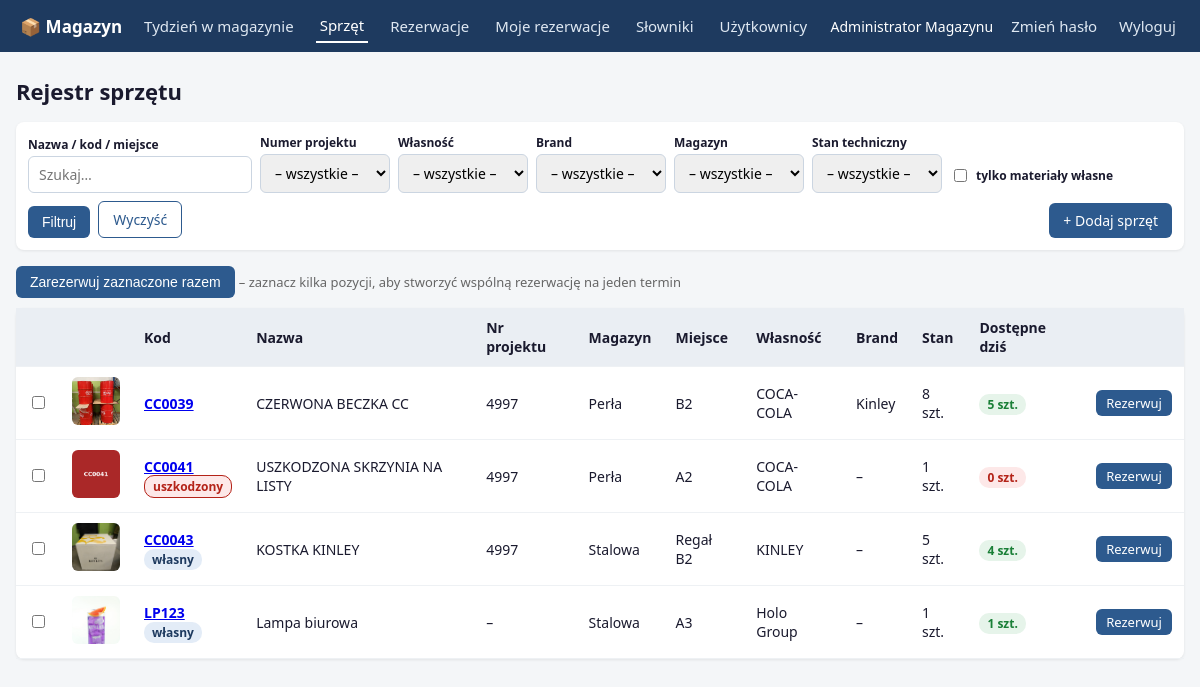
The page / (signed in) on the database its author committed.
### tables this page shows
CREATE TABLE equipment (
    id INTEGER PRIMARY KEY AUTOINCREMENT,
    code TEXT UNIQUE NOT NULL,                   -- kod w aplikacji
    project_number TEXT,                         -- numer projektu
    name TEXT NOT NULL,                          -- nazwa sprzętu
    dimensions TEXT,                             -- wymiary
    photo TEXT,                                  -- nazwa pliku zdjęcia
    location TEXT,                               -- miejsce w magazynie
    owner TEXT,                                  -- własność (np. klient)
    quantity INTEGER NOT NULL DEFAULT 1,         -- stan magazynowy (ilość sztuk)
    notes TEXT,
    created_at TEXT DEFAULT (datetime('now'))
, brand TEXT, packaging_photo TEXT, warehouse_id INTEGER REFERENCES warehouses(id), material_type TEXT NOT NULL DEFAULT 'klient', condition TEXT NOT NULL DEFAULT 'sprawny', condition_notes TEXT, storage_instructions TEXT);

CREATE TABLE warehouses (
    id INTEGER PRIMARY KEY AUTOINCREMENT,
    name TEXT UNIQUE NOT NULL,
    address TEXT,
    active INTEGER NOT NULL DEFAULT 1
);

### app.py (the view)
@app.route("/")
@login_required
def index():
    q = request.args.get("q", "").strip()
    f_project = request.args.get("project", "").strip()
    f_owner = request.args.get("owner", "").strip()
    f_brand = request.args.get("brand", "").strip()
    f_warehouse = request.args.get("warehouse", "").strip()
    f_own = request.args.get("own", "").strip()          # "1" = tylko materiały 00
    f_condition = request.args.get("condition", "").strip()
    con = get_db()
    sql = """SELECT e.*, w.name AS warehouse_name FROM equipment e
             LEFT JOIN warehouses w ON w.id=e.warehouse_id"""
    where, params = [], []
    if q:
        where.append("(e.code LIKE ? OR e.name LIKE ? OR e.location LIKE ?)")
        params += [f"%{q}%"] * 3
    if f_project:
        where.append("e.project_number = ?"); params.append(f_project)
    if f_owner:
        where.append("e.owner = ?"); params.append(f_owner)
    if f_brand:
        where.append("e.brand = ?"); params.append(f_brand)
    if f_warehouse.isdigit():
        where.append("e.warehouse_id = ?"); params.append(int(f_warehouse))
    if f_own == "1":
        where.append("e.material_type = 'wlasny'")
    if f_condition:
        where.append("e.condition = ?"); params.append(f_condition)
    if where:
        sql += " WHERE " + " AND ".join(where)
    items = con.execute(sql + " ORDER BY e.code", params).fetchall()
    projects = [r[0] for r in con.execute(
        "SELECT DISTINCT project_number FROM equipment WHERE IFNULL(project_number,'')!='' ORDER BY 1")]
    owners = [r[0] for r in con.execute(
        "SELECT DISTINCT owner FROM equipment WHERE IFNULL(owner,'')!='' ORDER BY 1")]
    brands = [r[0] for r in con.execute(
        "SELECT DISTINCT brand FROM equipment WHERE IFNULL(brand,'')!='' ORDER BY 1")]
    warehouses = active_warehouses(con)
    today = date.today().isoformat()
    availability = {
        it["id"]: it["quantity"] - reserved_qty(con, it["id"], today, today)
        for it in items
    }
    con.close()
    return render_template("index.html", items=items, availability=availability,
                           q=q, f_project=f_project, f_owner=f_owner, f_brand=f_brand,
                           f_warehouse=f_warehouse, f_own=f_own, f_condition=f_condition,
                           projects=projects, owners=owners, brands=brands,
                           warehouses=warehouses)

### app.py (called while the page is built)
def login_required(f):
    @wraps(f)
    def wrapper(*a, **kw):
        if "user_id" not in session:
            return redirect(url_for("login", next=request.path))
        return f(*a, **kw)
    return wrapper

def active_warehouses(con):
    return con.execute(
        "SELECT * FROM warehouses WHERE active=1 ORDER BY name").fetchall()

### db.py (called while the page is built)
def get_db():
    DB_PATH.parent.mkdir(parents=True, exist_ok=True)
    con = sqlite3.connect(DB_PATH)
    con.row_factory = sqlite3.Row
    con.execute("PRAGMA foreign_keys = ON")
    return con

def reserved_qty(con, equipment_id, date_from, date_to, exclude_id=None):
    q = """SELECT COALESCE(SUM(quantity),0) s FROM reservations
           WHERE equipment_id=? AND (
             (status='rezerwacja' AND date_from <= ? AND date_to >= ?)
             OR status='wydane'
           )"""
    params = [equipment_id, date_to, date_from]
    if exclude_id:
        q += " AND id != ?"
        params.append(exclude_id)
    return con.execute(q, params).fetchone()["s"]

### templates/index.html (shortened to what this page needs)
{% extends "base.html" %}
{% from "_thumb.html" import thumb %}
{% block content %}
<h1>Rejestr sprzętu</h1>
<form method="get" class="filters">
  <div>
    <label>Nazwa / kod / miejsce</label>
    <input type="text" name="q" value="{{ q }}" placeholder="Szukaj…">
  </div>
  <div>
    <label>Numer projektu</label>
    <select name="project">
      <option value="">– wszystkie –</option>
    </select>
  </div>
  <div>
    <label>Własność</label>
    <select name="owner">
      <option value="">– wszystkie –</option>
    </select>
  </div>
  <div>
    <label>Brand</label>
    <select name="brand">
      <option value="">– wszystkie –</option>
    </select>
  </div>
  <div>
    <label>Magazyn</label>
    <select name="warehouse">
      <option value="">– wszystkie –</option>
    </select>
  </div>
  <div>
    <label>Stan techniczny</label>
    <select name="condition">
      <option value="">– wszystkie –</option>
    </select>
  </div>
  <div class="chk">
    <input type="checkbox" name="own" value="1" id="own" {{ 'checked' if f_own == '1' }}>
    <label for="own" style="margin:0;">tylko materiały własne</label>
  </div>
  <button class="btn">Filtruj</button>
  <a class="btn ghost" href="{{ url_for('index') }}">Wyczyść</a>
  {% if session.role == 'admin' %}<a class="btn" style="margin-left:auto;" href="{{ url_for('equipment_new') }}">+ Dodaj sprzęt</a>{% endif %}
</form>
<form method="get" action="{{ url_for('reserve_multi') }}">
<div style="margin-bottom:10px;">
  <button class="btn">Zarezerwuj zaznaczone razem</button>
  <span style="font-size:13px; color:#666;">– zaznacz kilka pozycji, aby stworzyć wspólną rezerwację na jeden termin</span>
</div>
<table>
  <tr><th></th><th></th><th>Kod</th><th>Nazwa</th><th>Nr projektu</th><th>Magazyn</th><th>Miejsce</th><th>Własność</th><th>Brand</th><th>Stan</th><th>Dostępne dziś</th><th></th></tr>
  {% for it in items %}
  <tr>
    <td><input type="checkbox" name="eid" value="{{ it.id }}" style="width:auto;"></td>
    <td>{{ thumb(it.photo) }}</td>
    <td><a href="{{ url_for('equipment_detail', eid=it.id) }}"><strong>{{ it.code }}</strong></a>
      {% if it.material_type == 'wlasny' %}<br><span class="badge own">własny</span>{% endif %}
      {% if it.condition != 'sprawny' %}<br><span class="badge damaged">{{ it.condition }}</span>{% endif %}
    </td>
    <td>{{ it.name }}</td>
    <td>{{ it.project_number or '–' }}</td>
    <td>{{ it.warehouse_name or '–' }}</td>
    <td>{{ it.location or '–' }}</td>
    <td>{{ it.owner or '–' }}</td>
    <td>{{ it.brand or '–' }}</td>
    <td>{{ it.quantity }} szt.</td>
    <td><span class="badge {{ 'avail-ok' if availability[it.id] > 0 else 'avail-no' }}">{{ availability[it.id] }} szt.</span></td>
    <td><a class="btn small" href="{{ url_for('reserve', eid=it.id) }}">Rezerwuj</a></td>
  </tr>
  {% else %}
  <tr><td colspan="12">Brak sprzętu spełniającego kryteria.</td></tr>
  {% endfor %}
</table>
</form>
{% endblock %}

### templates/_thumb.html
{% macro thumb(photo) -%}
{% if photo %}
<span class="zoomable">
  <img class="thumb" src="{{ url_for('static', filename='uploads/' + photo) }}"
       data-full="{{ url_for('static', filename='uploads/' + photo) }}" alt="">
</span>
{% endif %}
{%- endmacro %}

### templates/base.html (style rules this page uses)
:root { --p:#1e3a5f; --p2:#2d5a8e; --ok:#1a7f37; --err:#b42318; --bg:#f4f6f8; }
* { box-sizing:border-box; }
body { margin:0; font-family:system-ui,-apple-system,"Segoe UI",Roboto,sans-serif; background:var(--bg); color:#1a1a2e; }
h1 { font-size:22px; margin:0 0 16px; }
table { width:100%; border-collapse:collapse; background:#fff; border-radius:8px; box-shadow:0 1px 3px rgba(0,0,0,.08); }
th, td { padding:10px 12px; text-align:left; border-bottom:1px solid #eef1f4; font-size:14px; vertical-align:middle; }
th { background:#eaeef3; font-weight:600; }
.btn { display:inline-block; background:var(--p2); color:#fff; border:none; border-radius:6px; padding:8px 14px; font-size:14px; cursor:pointer; text-decoration:none; }
.btn.small { padding:4px 10px; font-size:13px; }
.btn.ghost { background:#fff; color:var(--p2); border:1px solid var(--p2); }
input, select, textarea { width:100%; padding:8px 10px; border:1px solid #cbd5e1; border-radius:6px; font-size:14px; font-family:inherit; }
label { display:block; margin:12px 0 4px; font-weight:600; font-size:13px; }
.badge { padding:2px 8px; border-radius:10px; font-size:12px; font-weight:600; }
.badge.avail-ok { background:#e6f4ea; color:var(--ok); }
.badge.avail-no { background:#fde8e8; color:var(--err); }
.badge.damaged { background:#fde8e8; color:var(--err); border:1px solid var(--err); }
.badge.own { background:#e3ecf7; color:var(--p); }
.thumb { width:48px; height:48px; object-fit:cover; border-radius:6px; cursor:zoom-in; }
.zoomable { display:inline-block; line-height:0; }
.filters { display:flex; gap:8px; align-items:flex-end; flex-wrap:wrap; background:#fff; padding:12px; border-radius:8px; box-shadow:0 1px 3px rgba(0,0,0,.08); margin-bottom:16px; }
.filters label { margin:0 0 3px; font-size:12px; }
.filters select, .filters input { width:auto; min-width:130px; }
.filters .chk { display:flex; align-items:center; gap:6px; padding:8px 0; }
.filters .chk input { width:auto; min-width:0; }

### rows shown on the page
equipment: photo (picture), code "CC0039", name "CZERWONA BECZKA CC", project_number "4997", name "Perła", location "B2", owner "COCA-COLA", brand "Kinley", quantity "8", availability "5"
equipment: photo (picture), code "CC0041", condition "uszkodzony", name "USZKODZONA SKRZYNIA NA LISTY", project_number "4997", name "Perła", location "A2", owner "COCA-COLA", brand "–", quantity "1", availability "0"
equipment: photo (picture), code "CC0043", material_type "własny", name "KOSTKA KINLEY", project_number "4997", name "Stalowa", location "Regał B2", owner "KINLEY", brand "–", quantity "5", availability "4"
equipment: photo (picture), code "LP123", material_type "własny", name "Lampa biurowa", project_number "–", name "Stalowa", location "A3", owner "Holo Group", brand "–", quantity "1"

### other values the page prints
{{ session.full_name or session.username }} "Administrator Magazynu"
